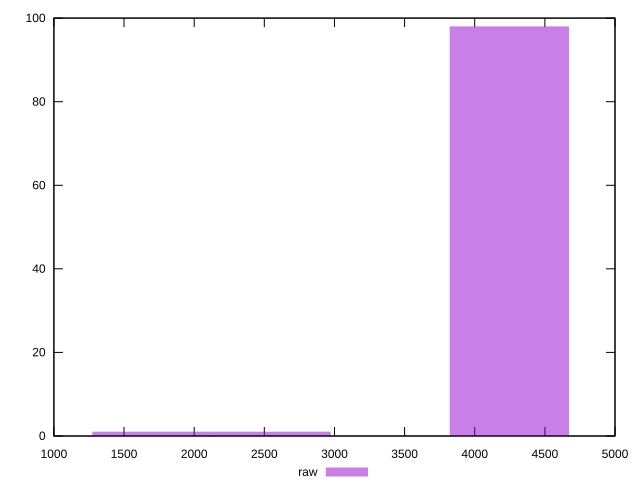

Generate this figure with gnuplot:
reset
set terminal svg size 640, 490 enhanced background rgb 'white'
set output "report_00007_2020-12-11T15:55:29.892Z/unused-javascript/samples/pages/raw/histogram.svg"

$raw <<EOF
2780.7877452918556 1
4278.134992756701 57
4705.948492032371 3
4492.041742394536 37
1497.3472474648454 1
4064.228243118866 1
EOF

set key outside below
set boxwidth 213.90674963783505
set yrange [0:100]
set style fill transparent solid 0.5 noborder

plot \
  $raw title "raw" with boxes, \


reset
